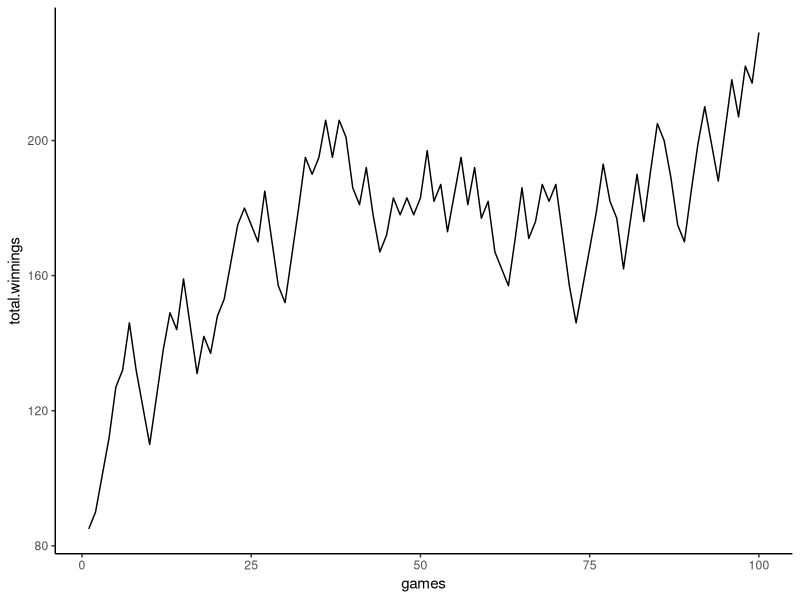

This figure's R source:
# Global Simulations // Passline + Odds Bet
library(dplyr)
library(tidyr)
library(data.table)
library(ggplot2)
library(ggthemes)

rm(list = ls())
passline.win <- c(7,11)
passline.craps <- c(2,3,12)
passline.pass <- c(4,5,6,8,9,10,12)
n <- 100 #number of games
outcomes <- c() #results
starting.budget <- 100
pass.odds.bet <- c()

# Odds Bet on Pass Line - function
odds.bet <- function(point) {
  if (point == 4 | point == 10){
    pass.odds.bet <- 5
    return(pass.odds.bet*(2/1))
  } else if (point == 5 | point== 9){
    pass.odds.bet <- 6
    return(pass.odds.bet*(3/2))
  } else if (point == 6 | point == 8){
    pass.odds.bet <- 5
    return(pass.odds.bet*(6/5))
  }
}

#Simulate Craps 
craps <- function() {
  
  #Loop games
  for (i in 1:n) {
    pass.bet <- 5 #Pass line bet
    
    #Dice Roll
    initial.roll <- sample(1:6,1) + sample(1:6,1)
    
    #7 or 11 wins
    if(initial.roll %in% passline.win) {  
      result <- 5
      
      #Craps Out  
    } else if (initial.roll %in% passline.craps) {
      result <- -5
      
      #Roll any point number (4,5,6,8,9,10)    
    } else {
      point <- initial.roll 
      roll <- sample(1:6,1) + sample(1:6,1)
      
      #7 out
      if (roll == 7) {
        result <- -5 - (odds.bet(point))
        #print("7 out")
      }
      
      # Hit the point
      else if (roll == point) {
        result <- 5 + (odds.bet(point))
        #print("hit the point initially")
      }
      
      #Keep rolling if point or 7 was not rolled
      while ( !(roll %in% c(7,point)) ) {
        roll <- sample(1:6,1) + sample(1:6,1)
        
        #Hit the point    
        if (roll == point) {
          result <- 5 + (odds.bet(point))
          #print("hit the point in while loop")
          break
          # 7 Out      
        } else if (roll == 7){
          result <- -5 - (odds.bet(point))
          #print('7 out in while loop')
          break
        }
      } #end of while loop
    }
    outcomes <- append(outcomes,result,after=length(outcomes)) 
    
  }
  games <- c(1:n)  #Number of Games
  outcomes <- data.frame(games,outcomes) %>% mutate(total.winnings=starting.budget-cumsum(outcomes))
  
  
  print(outcomes) #print results
  
  #Plot Results
  pl <- ggplot(outcomes,aes(x=games,y=total.winnings))
  pl2 <- pl + geom_line() + theme_classic()
  print(pl2)
  
  #multiple linear regression
  #fit <- lm(total.winnings ~ games + outcomes, data=outcomes)
  #print(fit)
  
}

#Run Program
craps()
